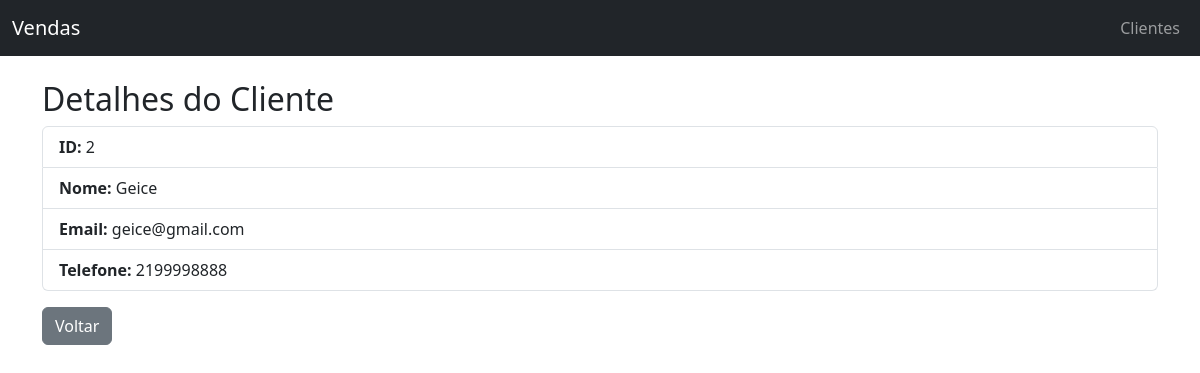
The page /clientes/2 on the database its author committed.
### tables this page shows
CREATE TABLE clientes (
    id INTEGER PRIMARY KEY AUTOINCREMENT,
    nome TEXT NOT NULL,
    email TEXT,
    telefone TEXT
);

### app.py (the view)
@app.route("/clientes/<int:cliente_id>")
def cliente_detalhes(cliente_id):
    conn = conectar()
    cursor = conn.cursor()
    cursor.execute("SELECT * FROM clientes WHERE id = ?", (cliente_id,))
    cliente = cursor.fetchone()
    conn.close()
    return render_template("cliente_detalhes.html", cliente=cliente)

### app.py (called while the page is built)
def conectar():
    return sqlite3.connect("database/vendas.db")

### templates/cliente_detalhes.html
{% extends "base.html" %}
{% block content %}
<h2>Detalhes do Cliente</h2>
<ul class="list-group">
  <li class="list-group-item"><strong>ID:</strong> {{ cliente[0] }}</li>
  <li class="list-group-item"><strong>Nome:</strong> {{ cliente[1] }}</li>
  <li class="list-group-item"><strong>Email:</strong> {{ cliente[2] }}</li>
  <li class="list-group-item"><strong>Telefone:</strong> {{ cliente[3] }}</li>
</ul>
<a href="{{ url_for('clientes') }}" class="btn btn-secondary mt-3">Voltar</a>
{% endblock %}

### rows shown on the page
clientes: id "2", nome "Geice", email "geice@gmail.com", telefone "2199998888"
